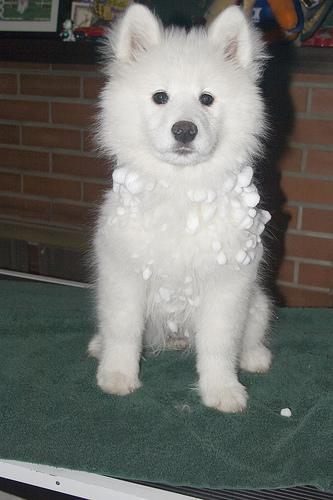
#> input picture Samoyedo/perro1.jpg, 333 x 500 px, found by its file name
$ python featureExtraction.py
#> lines starting #> are read from the running program, lines starting #| are printed output that depends on the picture
# Load basic libraries.
from skimage.io import imread, imshow
import pandas as pd
import numpy as np
import matplotlib.pyplot as plt

# Load and show an image
image = imread('./images/perro1.jpg')
#> image is the input picture: shape (500, 333, 3); mean R, G, B 111.8, 113.1, 108.6
imshow(image)

# Check the image shape
image_shape= image.shape
#> image_shape = (500, 333, 3)
print("IMAGE SHAPE: ")
print(image_shape)
#| (500, 333, 3)
print('')

#print("IMAGE SHAPE: " + image.shape)
# Watch the content of the image in grayscale
print("IMAGE:")
print(image)
#> (printed output is left out)
print("")

size = image.shape[0]*image.shape[1]
#> size = 166500

# ----------------------------------------- FEATURES --------------------------------------------------
# Red channel values Feature
feature1_reds = image[:,:,0].ravel() #We get the red value of the rgb and save it in a 1D array
print("REDS: ")
print(feature1_reds)
#> (printed output is left out)
print('')
# Red channel values Feature
fig, ax = plt.subplots(figsize=(6,3))
ax.hist(feature1_reds, bins=256, range=(0, 256))
ax.set_title('Red Channel Histogram')
ax.set_xlabel('Pixels')
ax.set_ylabel('Red Value')
plt.show()
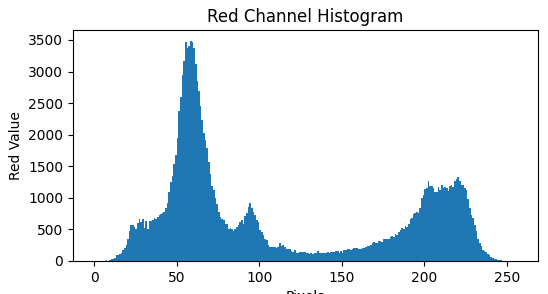
#> figure drawn by matplotlib, 1 panel; tallest bar 3483 high, from x = 58 to 59


# Green channel values Feature
feature2_greens = image[:,:,1].ravel() #We get the green value of the rgb and save it in a 1D array
print("GREENS: ")
print(feature2_greens)
#> (printed output is left out)
print('')
# Green channel values Feature
fig, ax = plt.subplots(figsize=(6,3))
ax.hist(feature2_greens, bins=256, range=(0, 256))
ax.set_title('Green Channel Histogram')
ax.set_xlabel('Pixels')
ax.set_ylabel('Green Value')
plt.show()
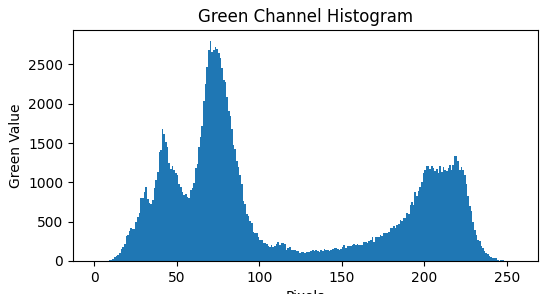
#> figure drawn by matplotlib, 1 panel; tallest bar 2797 high, from x = 70 to 71

# Blue channel values Feature
feature3_blues = image[:,:,2].ravel() #We get the green value of the rgb and save it in a 1D array
print("BLUES: ")
print(feature3_blues)
#> (printed output is left out)
print('')
# Blue channel values Feature
fig, ax = plt.subplots(figsize=(6,3))
ax.hist(feature3_blues, bins=256, range=(0, 256))
ax.set_title('Blue Channel Histogram')
ax.set_xlabel('Pixels')
ax.set_ylabel('Blue Value')
plt.show()
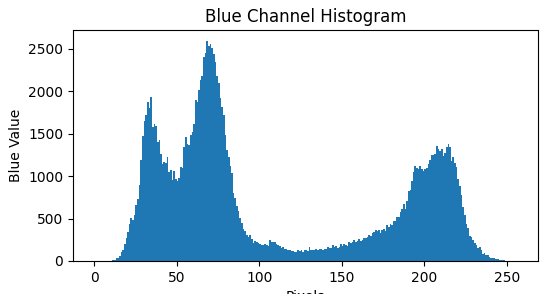
#> figure drawn by matplotlib, 1 panel; tallest bar 2593 high, from x = 68 to 69

#Whites Feature
feature4_whites = image[((image[:,:,0] >= 230) & (image[:,:,1] >= 230) & (image[:,:,2] >= 230))
                     & ((image[:,:,0] <= 250) & (image[:,:,1] <= 250) & (image[:,:,2] <= 250))]
#> feature4_whites = 1312 rows, first 8: [233, 231, 232], [234, 233, 231], [233, 232, 230], [233, 232, 230], [236, 235, 233], [234, 233, 231], [235, 234, 232], [234, 233, 231]
print("WHITES: ")
print(feature4_whites)
#> (printed output is left out)
print('')
# White channel values Feature
fig, ax = plt.subplots(figsize=(6,3))
ax.hist(feature4_whites, bins=256, range=(0, 256))
ax.set_title('White Channel Histogram')
ax.set_xlabel('Pixels')
ax.set_ylabel('White Value')
plt.show()
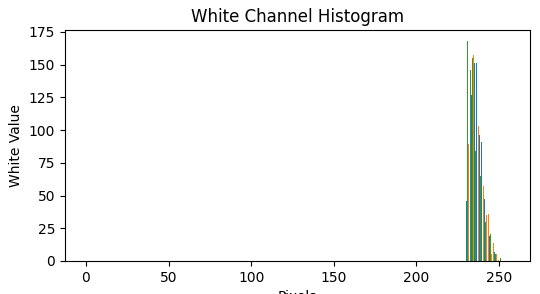
#> figure drawn by matplotlib, 1 panel; tallest bar 160 high, from x = 235.4 to 235.6; tallest bar 168 high, from x = 230.6 to 230.9

#Blacks Feature
feature5_blacks = image[((image[:,:,0] >= 0) & (image[:,:,1] >= 0) & (image[:,:,2] >= 0))
                     & ((image[:,:,0] <= 30) & (image[:,:,1] <= 30) & (image[:,:,2] <= 30))]
print("BLACKS: ")
print(feature5_blacks)
#> (printed output is left out)
print('')
# Black channel values Feature
fig, ax = plt.subplots(figsize=(6,3))
ax.hist(feature5_blacks, bins=256, range=(0, 256))
ax.set_title('Black Channel Histogram')
ax.set_xlabel('Pixels')
ax.set_ylabel('Black Value')
plt.show()
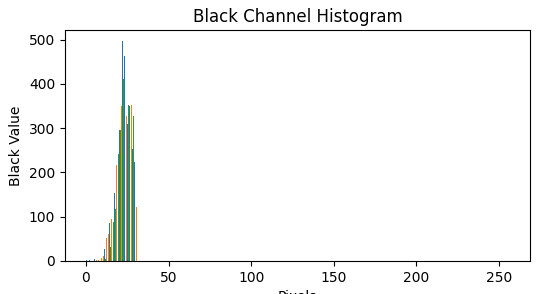
#> figure drawn by matplotlib, 1 panel; tallest bar 497 high, from x = 22.1 to 22.37; tallest bar 373 high, from x = 22.37 to 22.63; tallest bar 412 high, from x = 22.63 to 22.9

#Browns Feature
feature6_browns = image[((image[:,:,0] >= 20) & (image[:,:,1] >= 50) & (image[:,:,2] >= 90))
                     & ((image[:,:,0] <= 220) & (image[:,:,1] <= 190) & (image[:,:,2] <= 140))]
print("BROWNS: ")
print(feature6_browns)
#> (printed output is left out)
print('')
# Brown channel values Feature
fig, ax = plt.subplots(figsize=(6,3))
ax.hist(feature6_browns, bins=256, range=(0, 256))
ax.set_title('Brown Channel Histogram')
ax.set_xlabel('Pixels')
ax.set_ylabel('Brown Value')
plt.show()
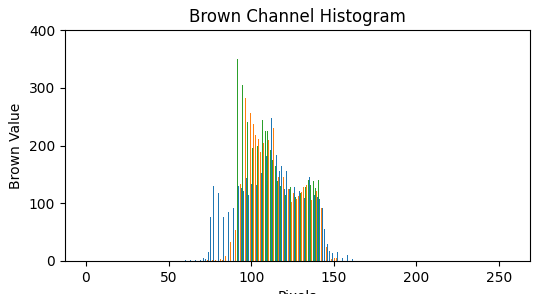
#> figure drawn by matplotlib, 1 panel; tallest bar 247 high, from x = 112.1 to 112.4; tallest bar 300 high, from x = 98.37 to 98.63; tallest bar 381 high, from x = 90.63 to 90.9
#print(feature.shape)
#print(feature)

$ run again, with Samoyedo/perro101.jpg copied over Samoyedo/perro1.jpg
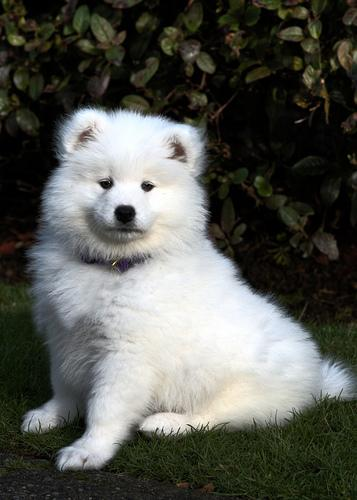
#> input picture Samoyedo/perro101.jpg, 357 x 500 px, found by its file name
#> image is the input picture: shape (500, 357, 3); mean R, G, B 86.6, 88.2, 82.2
#| (500, 357, 3)
#> (printed output is left out)
#> (printed output is left out)
#> (printed output is left out)
#> (printed output is left out)
#> (printed output is left out)
#> (printed output is left out)
#> `plt.show()`:
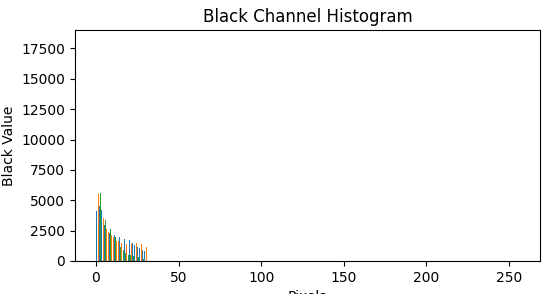
#> figure drawn by matplotlib, 1 panel; tallest bar 5100 high, from x = 1.1 to 1.37; tallest bar 5480 high, from x = 1.37 to 1.63; tallest bar 18117 high, from x = 0.633 to 0.9
#> (printed output is left out)
#> `plt.show()`:
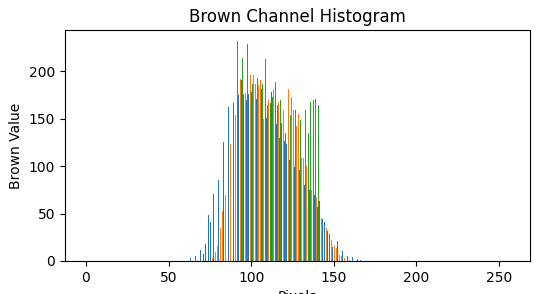
#> figure drawn by matplotlib, 1 panel; tallest bar 204 high, from x = 101.1 to 101.4; tallest bar 217 high, from x = 100.4 to 100.6; tallest bar 232 high, from x = 91.63 to 91.9

$ run again, with Samoyedo/perro103.jpg copied over Samoyedo/perro1.jpg
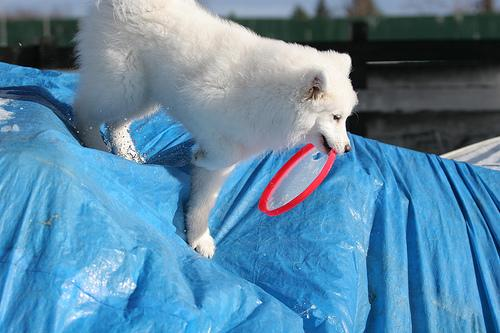
#> input picture Samoyedo/perro103.jpg, 500 x 333 px, found by its file name
#> image is the input picture: shape (333, 500, 3); mean R, G, B 90, 135.1, 165
#| (333, 500, 3)
#> (printed output is left out)
#> (printed output is left out)
#> (printed output is left out)
#> (printed output is left out)
#> `plt.show()`:
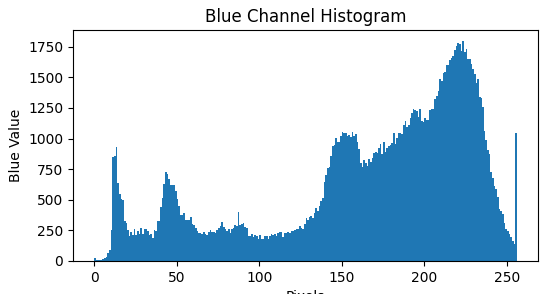
#> figure drawn by matplotlib, 1 panel; tallest bar 1797 high, from x = 223 to 224
#> feature4_whites = 1891 rows, first 8: [249, 241, 230], [250, 244, 232], [250, 247, 242], [249, 246, 241], [247, 244, 239], [245, 242, 237], [243, 240, 235], [242, 239, 234]
#> (printed output is left out)
#> (printed output is left out)
#> (printed output is left out)
#> `plt.show()`:
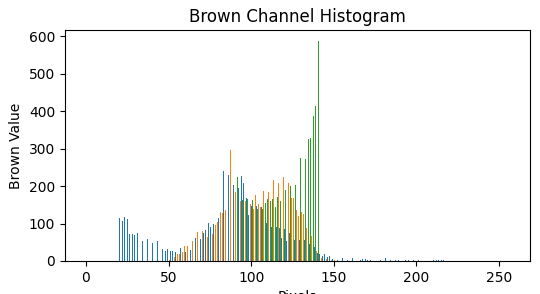
#> figure drawn by matplotlib, 1 panel; tallest bar 276 high, from x = 85.1 to 85.37; tallest bar 295 high, from x = 87.37 to 87.63; tallest bar 587 high, from x = 140.6 to 140.9

$ run again, with Samoyedo/perro104.jpg copied over Samoyedo/perro1.jpg
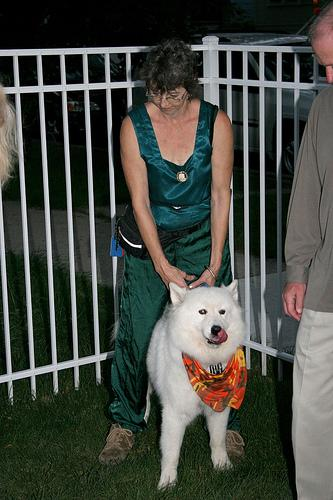
#> input picture Samoyedo/perro104.jpg, 333 x 500 px, found by its file name
#> image is the input picture: shape (500, 333, 3); mean R, G, B 70.2, 73.6, 66.6
#| (500, 333, 3)
#> (printed output is left out)
#> (printed output is left out)
#> (printed output is left out)
#> (printed output is left out)
#> `plt.show()`:
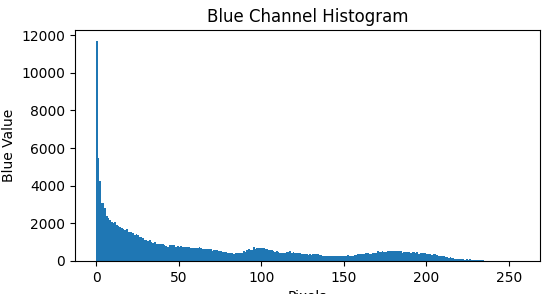
#> figure drawn by matplotlib, 1 panel; tallest bar 11684 high, from x = 0 to 1
#> feature4_whites = 112 rows, first 8: [233, 237, 240], [233, 233, 235], [230, 231, 235], [232, 237, 240], [234, 238, 241], [234, 238, 241], [231, 235, 238], [231, 235, 238]
#> (printed output is left out)
#> (printed output is left out)
#> (printed output is left out)
#> `plt.show()`:
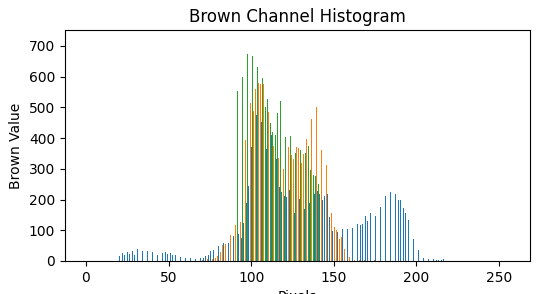
#> figure drawn by matplotlib, 1 panel; tallest bar 529 high, from x = 105.1 to 105.4; tallest bar 608 high, from x = 106.4 to 106.6; tallest bar 716 high, from x = 95.63 to 95.9
